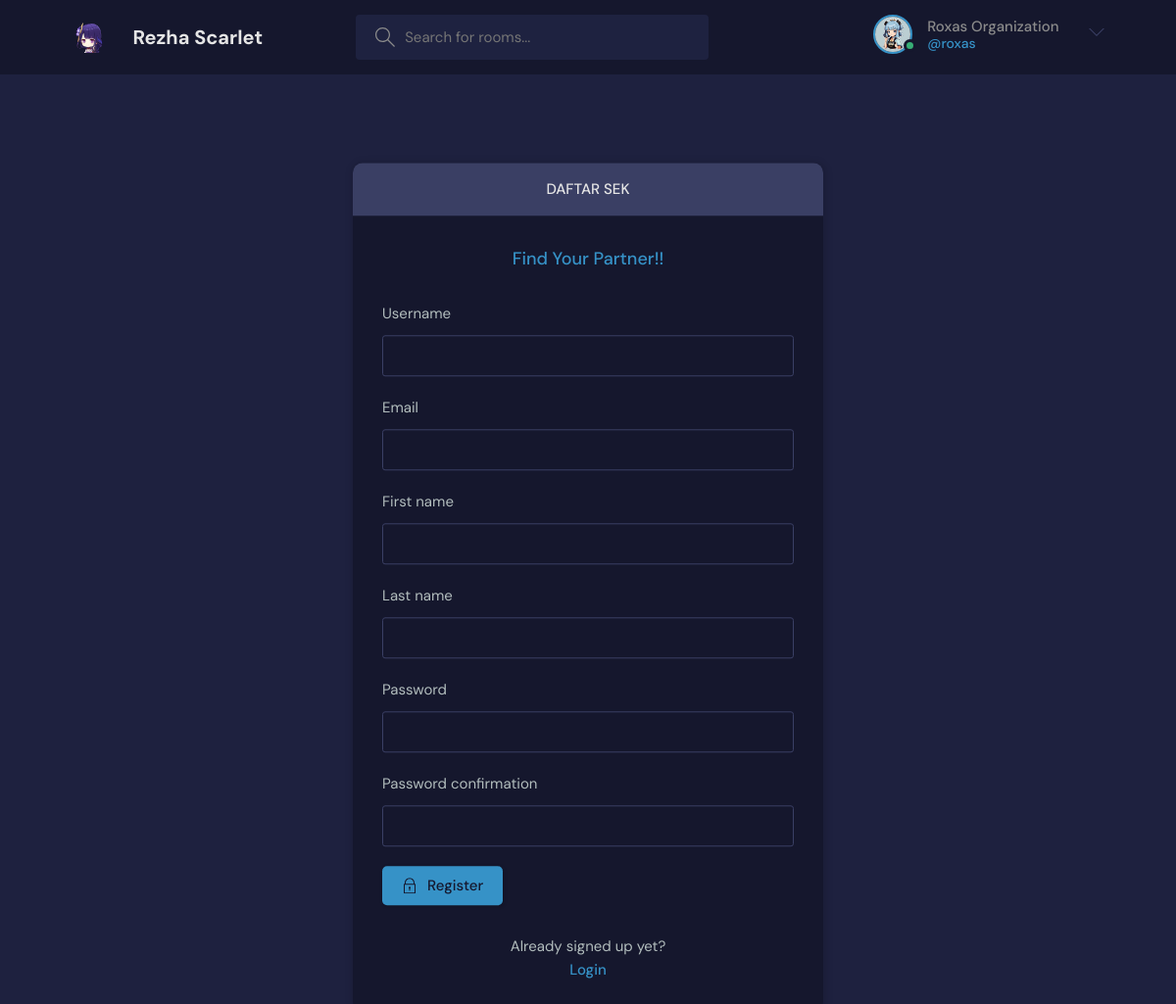
Page /register/ (signed in) on the committed database.
### base/models.py (models this page shows, shortened)
class User(AbstractUser):
    name = models.CharField(max_length=200, null=True)
    email = models.EmailField(unique=True, null=True)
    bio = models.TextField(null=True)
    avatar = models.ImageField(null=True, default="avatars/default_avatar.svg", upload_to=user_directory_path)
    upload = models.FileField(null=True, upload_to=user_directory_path)
    objects = CustomUserManager()  # Specify custom manager
    USERNAME_FIELD = 'email'
    REQUIRED_FIELDS = []

### base/views.py (the view, shortened to what this page needs)
# urls.py: path("register/", views.registerUser, name="register"),
def registerUser(request):
    form = MyUserCreationForm()
    return render(request, 'base/login_register.html', {'form': form})

### base/forms.py
class MyUserCreationForm(UserCreationForm):
    class Meta:
        model = User
        fields = [
            'username',
            'email',
            'first_name',
            'last_name',
            'password1',
            'password2',
        ]

### base/templates/base/login_register.html (shortened to what this page needs)
{% extends 'main.html' %}
{% block content %}
{% load static %}
<main class="auth layout">
  {% if page == 'login' %}
          {% load socialaccount %}
  {% else %}
  <div class="container">
    <div class="layout__box">
      <div class="layout__boxHeader">
        <div class="layout__boxTitle">
          <h3>Daftar Sek</h3>
        </div>
      </div>
      <div class="layout__body">
        <h2 class="auth__tagline">Find Your Partner!!</h2>
        <form class="form" method="POST" action="#">
          {% for field in form %}
          <div class="form__group form__group">
            <label for="room_name">{{field.label}}</label>
            {{field}}
          </div>
          {% endfor %}
          <button class="btn btn--main" type="submit" value="Register">
            Register
          </button>
        </form>
        <div class="auth__action">
          <p>Already signed up yet?</p>
          <a href="{% url 'login' %}" class="btn btn--link">Login</a>
        </div>
      </div>
    </div>
  </div>
  {% endif %}
</main>
{% endblock content %}

### templates/navbar.html (shortened to what this page needs)
{% load static %}
<header class="header header--loggedIn">
    <div class="container">
        <a href="{% url 'home' %}" class="header__logo">
            <img src="{% static 'images/raiden_chibi.png' %}" />
            <h1>Rezha Scarlet</h1>
        </a>
        <form class="header__search" method="GET" action="{% url 'home' %}">
            <label>
                <input name="q" placeholder="Search for rooms..." />
            </label>
        </form>
        <nav class="header__menu">
            {% if request.user.is_authenticated %}
            <div class="header__user">
                <a href="{% url 'user-profile' request.user.username %}">
                    <div class="avatar avatar--medium active">
                        <img src="{{request.user.avatar.url}}" />
                    </div>
                    <p>{{request.user.name}} <span>@{{request.user.username}}</span></p>
                </a>
                <button class="dropdown-button">
                    <svg version="1.1" xmlns="http://www.w3.org/2000/svg" width="32" height="32" viewBox="0 0 32 32">
                        <title>chevron-down</title>
                        <path d="M16 21l-13-13h-3l16 16 16-16h-3l-13 13z"></path>
                    </svg>
                </button>
            </div>
            {% else %}
            <a href="{% url 'login' %}">
                <img src="{% static 'images/avatars/default_avatar.svg' %}" />
                <p>Login</p>
            </a>
            {% endif %}
        </nav>
    </div>
</header>

### rows in the picture
User: user.avatar (picture), user.name "Roxas Organization", user.username "roxas"

### other values in the picture
{{ field.label }} "Username" "Email" "First name" "Last name" "Password" "Password confirmation"
